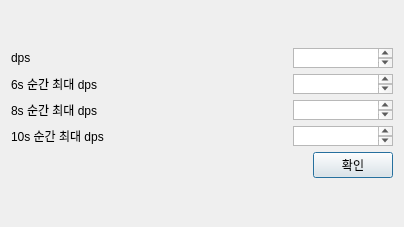
<?xml version="1.0" encoding="UTF-8"?>
<ui version="4.0">
 <class>Dialog</class>
 <widget class="QDialog" name="Dialog">
  <property name="windowModality">
   <enum>Qt::NonModal</enum>
  </property>
  <property name="geometry">
   <rect>
    <x>0</x>
    <y>0</y>
    <width>404</width>
    <height>227</height>
   </rect>
  </property>
  <property name="windowTitle">
   <string>Dialog</string>
  </property>
  <layout class="QGridLayout" name="gridLayout_2">
   <item row="0" column="0">
    <layout class="QGridLayout" name="gridLayout">
     <item row="3" column="0">
      <layout class="QHBoxLayout" name="horizontalLayout">
       <item>
        <widget class="QLabel" name="label_4">
         <property name="text">
          <string>10s 순간 최대 dps</string>
         </property>
        </widget>
       </item>
       <item>
        <widget class="QTextBrowser" name="dps10_TB">
         <property name="sizePolicy">
          <sizepolicy hsizetype="Expanding" vsizetype="Fixed">
           <horstretch>0</horstretch>
           <verstretch>0</verstretch>
          </sizepolicy>
         </property>
         <property name="maximumSize">
          <size>
           <width>100</width>
           <height>20</height>
          </size>
         </property>
        </widget>
       </item>
      </layout>
     </item>
     <item row="0" column="0">
      <layout class="QHBoxLayout" name="horizontalLayout_6">
       <item>
        <widget class="QLabel" name="label_5">
         <property name="text">
          <string>dps</string>
         </property>
        </widget>
       </item>
       <item>
        <widget class="QTextBrowser" name="dps_TB">
         <property name="sizePolicy">
          <sizepolicy hsizetype="Expanding" vsizetype="Fixed">
           <horstretch>0</horstretch>
           <verstretch>0</verstretch>
          </sizepolicy>
         </property>
         <property name="maximumSize">
          <size>
           <width>100</width>
           <height>20</height>
          </size>
         </property>
        </widget>
       </item>
      </layout>
     </item>
     <item row="1" column="0">
      <layout class="QHBoxLayout" name="horizontalLayout_3">
       <item>
        <widget class="QLabel" name="label_2">
         <property name="text">
          <string>6s 순간 최대 dps</string>
         </property>
        </widget>
       </item>
       <item>
        <widget class="QTextBrowser" name="dps6_TB">
         <property name="sizePolicy">
          <sizepolicy hsizetype="Expanding" vsizetype="Fixed">
           <horstretch>0</horstretch>
           <verstretch>0</verstretch>
          </sizepolicy>
         </property>
         <property name="maximumSize">
          <size>
           <width>100</width>
           <height>20</height>
          </size>
         </property>
        </widget>
       </item>
      </layout>
     </item>
     <item row="2" column="0">
      <layout class="QHBoxLayout" name="horizontalLayout_2">
       <item>
        <widget class="QLabel" name="label_3">
         <property name="text">
          <string>8s 순간 최대 dps</string>
         </property>
        </widget>
       </item>
       <item>
        <widget class="QTextBrowser" name="dps8_TB">
         <property name="sizePolicy">
          <sizepolicy hsizetype="Expanding" vsizetype="Fixed">
           <horstretch>0</horstretch>
           <verstretch>0</verstretch>
          </sizepolicy>
         </property>
         <property name="maximumSize">
          <size>
           <width>100</width>
           <height>20</height>
          </size>
         </property>
        </widget>
       </item>
      </layout>
     </item>
     <item row="4" column="0" alignment="Qt::AlignRight">
      <widget class="QPushButton" name="ok_Btn">
       <property name="sizePolicy">
        <sizepolicy hsizetype="Fixed" vsizetype="Fixed">
         <horstretch>0</horstretch>
         <verstretch>0</verstretch>
        </sizepolicy>
       </property>
       <property name="layoutDirection">
        <enum>Qt::LeftToRight</enum>
       </property>
       <property name="text">
        <string>확인</string>
       </property>
      </widget>
     </item>
    </layout>
   </item>
  </layout>
 </widget>
 <resources/>
 <connections/>
</ui>
